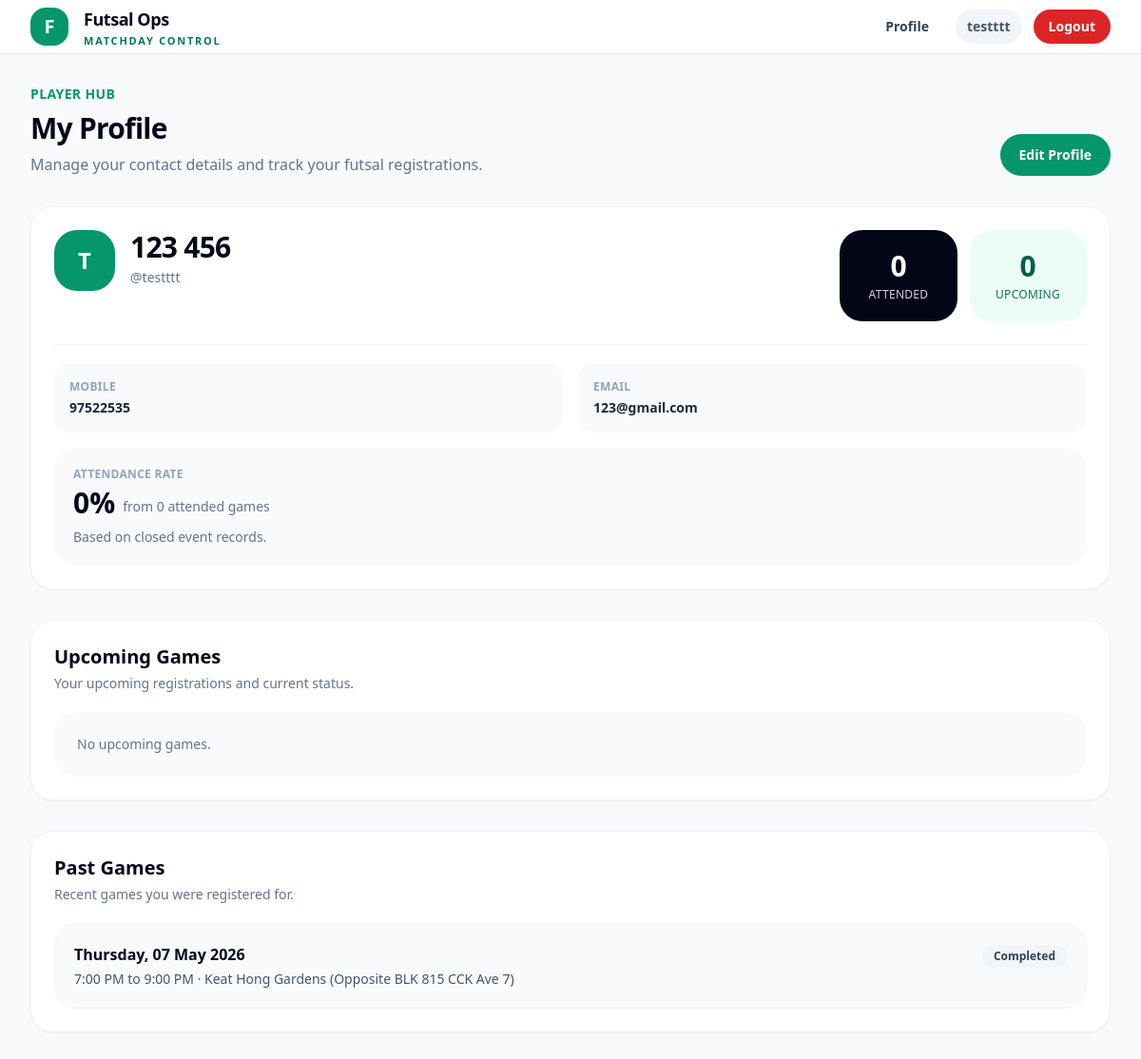
The page /profile/ (signed in) on the database as committed earlier.
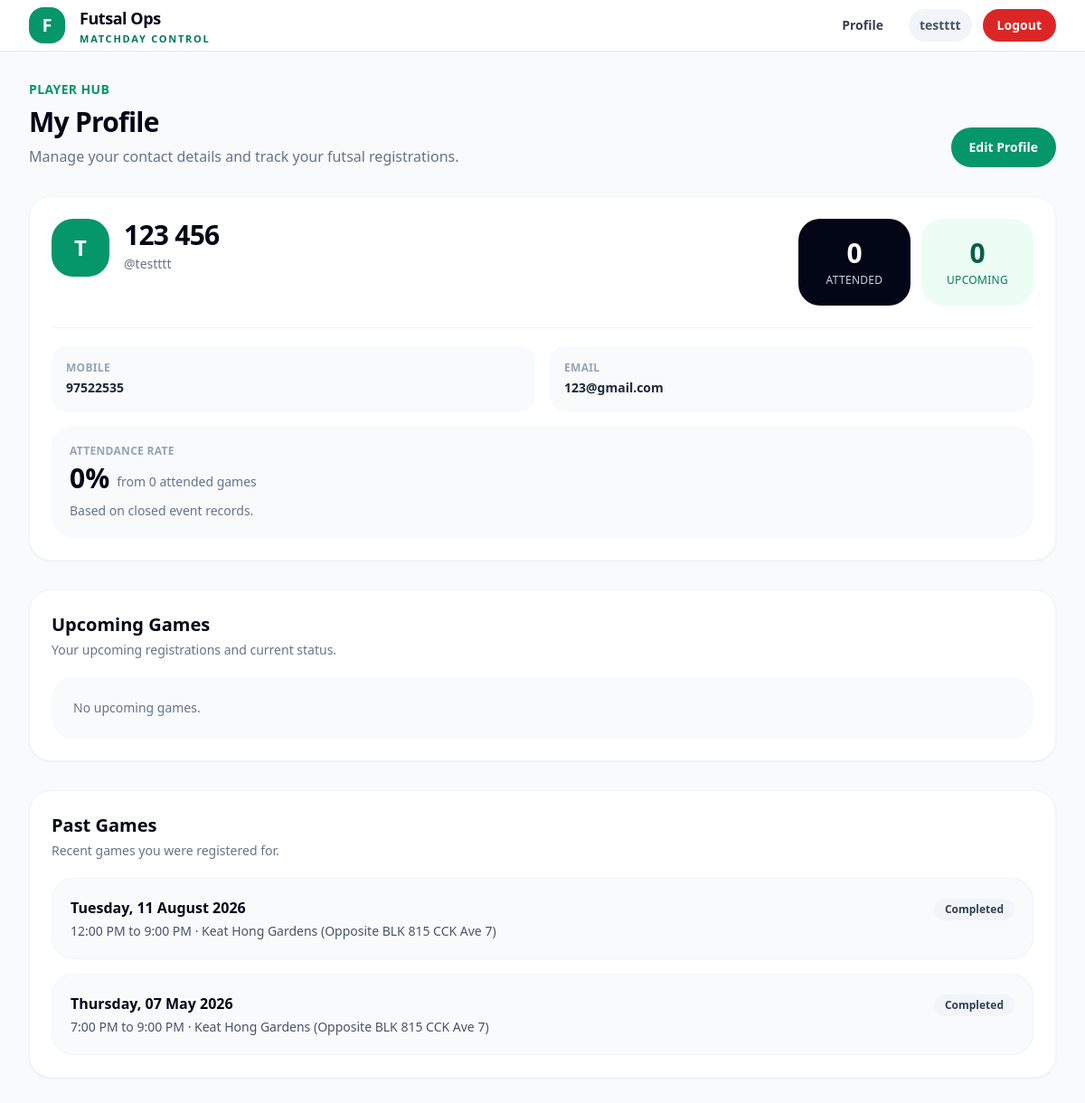
The same page on the database as committed later.
### registrations/models.py (models this page shows, shortened)
class EventRegistration(models.Model):
    STATUS_INTERESTED = "interested"
    STATUS_PLAYING = "playing"
    STATUS_WAITING = "waiting"
    STATUS_BACKUP = "backup"
    STATUS_REMOVED = "removed"
    STATUS_CHOICES = [
        (STATUS_INTERESTED, "Interested"),
        (STATUS_PLAYING, "Playing"),
        (STATUS_WAITING, "Waiting"),
        (STATUS_BACKUP, "Backup"),
        (STATUS_REMOVED, "Removed"),
    ]
    SOURCE_WEB = "web"
    SOURCE_WHATSAPP = "whatsapp"
    SOURCE_ADMIN = "admin"
    SOURCE_CHOICES = [
        (SOURCE_WEB, "Web"),
        (SOURCE_WHATSAPP, "WhatsApp"),
        (SOURCE_ADMIN, "Admin"),
    ]
    event = models.ForeignKey(Event, on_delete=models.CASCADE, related_name="registrations")
    user = models.ForeignKey(settings.AUTH_USER_MODEL, on_delete=models.CASCADE, related_name="event_registrations")
    sequence_number = models.PositiveIntegerField()
    status = models.CharField(max_length=20, choices=STATUS_CHOICES, default=STATUS_INTERESTED)
    source = models.CharField(
    max_length=20,
    choices=SOURCE_CHOICES,
    default=SOURCE_WEB,
    )
    registered_at = models.DateTimeField(auto_now_add=True)
    notified_at = models.DateTimeField(null=True, blank=True)
    remarks = models.TextField(blank=True)
    class Meta:
        unique_together = ("event", "user")
        ordering = ["sequence_number"]

### events/models.py (models this page shows, shortened)
class Event(models.Model):
    STATUS_DRAFT = "draft"
    STATUS_OPEN = "open"
    STATUS_FINALIZED = "finalized"
    STATUS_COMPLETED = "completed"
    STATUS_CANCELLED = "cancelled"
    STATUS_CHOICES = [
        (STATUS_DRAFT, "Draft"),
        (STATUS_OPEN, "Open"),
        (STATUS_FINALIZED, "Finalized"),
        (STATUS_COMPLETED, "Completed"),
        (STATUS_CANCELLED, "Cancelled"),
    ]
    LEAVE_CUTOFF_CHOICES = [
        (None, "No cutoff"),
        (30, "30 minutes before"),
        (60, "60 minutes before"),
        (90, "90 minutes before"),
        (120, "120 minutes before"),
        (150, "150 minutes before"),
        (180, "180 minutes before"),
    ]
    registration_token = models.UUIDField(
        default=uuid.uuid4,
        unique=True,
        editable=False,
    )
    event_code = models.CharField(
        max_length=20,
        unique=True,
        default=generate_event_code,
        editable=False,
    )
    title = models.CharField(max_length=255)
    start_datetime = models.DateTimeField()
    end_datetime = models.DateTimeField()
    location = models.CharField(max_length=255)
    amount_payable = models.DecimalField(max_digits=8, decimal_places=2)
    playing_slots = models.PositiveIntegerField(default=15)
    waiting_slots = models.PositiveIntegerField(default=5)
    backup_slots = models.PositiveIntegerField(default=3)
    is_private = models.BooleanField(
        default=False,
        help_text="Private events are hidden from the public event list but accessible by registration link.",
    )
    leave_cutoff_minutes = models.PositiveIntegerField(
        null=True,
        blank=True,
        choices=LEAVE_CUTOFF_CHOICES,
        help_text="Players cannot self-leave after this cutoff before kick-off.",
    )
    status = models.CharField(
        max_length=20,
        choices=STATUS_CHOICES,
        default=STATUS_DRAFT,
    )
    created_by = models.ForeignKey(
        settings.AUTH_USER_MODEL,
        on_delete=models.SET_NULL,
        null=True,
        related_name="created_events",
    )
    created_at = models.DateTimeField(auto_now_add=True)
    updated_at = models.DateTimeField(auto_now=True)
    class Meta:
        ordering = ["start_datetime"]
    @property
    def weekday_display(self):
        local_start = timezone.localtime(self.start_datetime)
        return local_start.strftime("%A")
    @property
    def date_display(self):
        local_start = timezone.localtime(self.start_datetime)
        return local_start.strftime("%d %B %Y")
    @property
    def time_range_display(self):
        local_start = timezone.localtime(self.start_datetime)
        local_end = timezone.localtime(self.end_datetime)
        start = local_start.strftime("%I:%M %p").lstrip("0")
        end = local_end.strftime("%I:%M %p").lstrip("0")
        return f"{start} to {end}"
    @property
    def effective_status(self):
        from registrations.models import EventRegistration
        now = timezone.now()
        if now >= self.end_datetime:
            return "completed"
    @property
    def effective_status_label(self):
        labels = {
            "open": "Open",
            "playing_full": "Playing Full",
            "full": "Full",
            "completed": "Completed",
        }
        return labels.get(self.effective_status, self.effective_status)

### accounts/views.py (the view)
# urls.py: path("profile/", views.profile_view, name="profile"),
@login_required
def profile_view(request):
    user = request.user
    closed_closeout_statuses = [
        EventCloseout.STATUS_CLOSED_MANUAL,
        EventCloseout.STATUS_CLOSED_AUTO,
    ]
    attendance_records = (
        EventAttendance.objects
        .filter(
            user=user,
            is_active=True,
            closeout__status__in=closed_closeout_statuses,
        )
    )
    attended_count = attendance_records.filter(
        status=EventAttendance.STATUS_ATTENDED
    ).count()
    absent_count = attendance_records.filter(
        status=EventAttendance.STATUS_ABSENT
    ).count()
    excused_count = attendance_records.filter(
        status=EventAttendance.STATUS_EXCUSED
    ).count()
    attendance_base = attended_count + absent_count
    attendance_rate = 0
    if attendance_base > 0:
        attendance_rate = round((attended_count / attendance_base) * 100)
    upcoming_registrations = (
        EventRegistration.objects
        .filter(
            user=user,
            event__start_datetime__gte=timezone.now()
        )
        .exclude(status=EventRegistration.STATUS_REMOVED)
        .select_related("event")
        .order_by("event__start_datetime")
    )
    for reg in upcoming_registrations:
        reg.visible_status = get_player_visible_status(reg, reg.event)
    recent_events = (
        EventRegistration.objects
        .filter(
            user=user,
            event__start_datetime__lt=timezone.now()
        )
        .exclude(status=EventRegistration.STATUS_REMOVED)
        .select_related("event")
        .order_by("-event__start_datetime")[:5]
    )
    context = {
        "user": user,
        "upcoming_registrations": upcoming_registrations,
        "recent_events": recent_events,
        "attended_count": attended_count,
        "absent_count": absent_count,
        "excused_count": excused_count,
        "attendance_rate": attendance_rate,
    }
    return render(request, "accounts/profile.html", context)

### accounts/models.py (called while the page is built)
    def is_admin_level(self):
        return self.is_authenticated and (
            self.is_superuser
            or self.role in {self.ROLE_ADMIN, self.ROLE_SUPERADMIN}
        )

    def is_superadmin_level(self):
        return self.is_authenticated and (
            self.is_superuser
            or self.role == self.ROLE_SUPERADMIN
        )

### templates/accounts/profile.html (shortened to what the changed rows need)
{% extends "base.html" %}
{% block content %}
<div class="space-y-8">
    <div class="flex flex-col md:flex-row md:items-end md:justify-between gap-5">
        <div>
            <h1 class="mt-2 text-3xl font-black tracking-tight text-slate-950">
                My Profile
            </h1>
        </div>
    </div>
    <div class="bg-white rounded-3xl border border-slate-100 shadow-sm p-6">
        <div class="flex flex-col lg:flex-row lg:items-start lg:justify-between gap-6">
            <div class="flex items-start gap-4 flex-1 min-w-0">
                <div class="min-w-0">
                    <h2 class="text-2xl md:text-3xl font-black tracking-tight text-slate-950">
                        {{ user.get_full_name|default:user.username }}
                    </h2>
                </div>
            </div>
        </div>
    </div>
    <div class="bg-white rounded-3xl border border-slate-100 shadow-sm p-6">
        <div>
            <h2 class="text-xl font-black text-slate-950">Upcoming Games</h2>
        </div>
    </div>
    <div class="bg-white rounded-3xl border border-slate-100 shadow-sm p-6">
        <div>
            <h2 class="text-xl font-black text-slate-950">Past Games</h2>
        </div>
        <div class="mt-5 space-y-4">
            {% for reg in recent_events %}
                <div class="rounded-3xl border border-slate-100 bg-slate-50 p-5">
                    <div class="flex flex-col md:flex-row md:items-start md:justify-between gap-4">
                        <div>
                            <div class="font-black text-slate-950">
                                {{ reg.event.weekday_display }}, {{ reg.event.date_display }}
                            </div>
                            <div class="text-sm text-slate-600 mt-1">
                                {{ reg.event.time_range_display }} · {{ reg.event.location }}
                            </div>
                        </div>
                        <div>
                            <span class="inline-flex items-center rounded-full bg-slate-100 px-3 py-1 text-xs font-bold text-slate-700">
                                {{ reg.event.effective_status_label }}
                            </span>
                        </div>
                    </div>
                </div>
            {% empty %}
                <div class="rounded-3xl bg-slate-50 p-6 text-sm text-slate-500">
                    No past games yet.
                </div>
            {% endfor %}
        </div>
    </div>
</div>
{% endblock %}

Rows that differ between the two databases and show on the page:
added EventRegistration: event.weekday_display "Tuesday", event.date_display "11 August 2026", event.time_range_display "12:00 PM to 9:00 PM", event.location "Keat Hong Gardens (Opposite BLK 815 CCK Ave 7)", event.effective_status_label "Completed"
